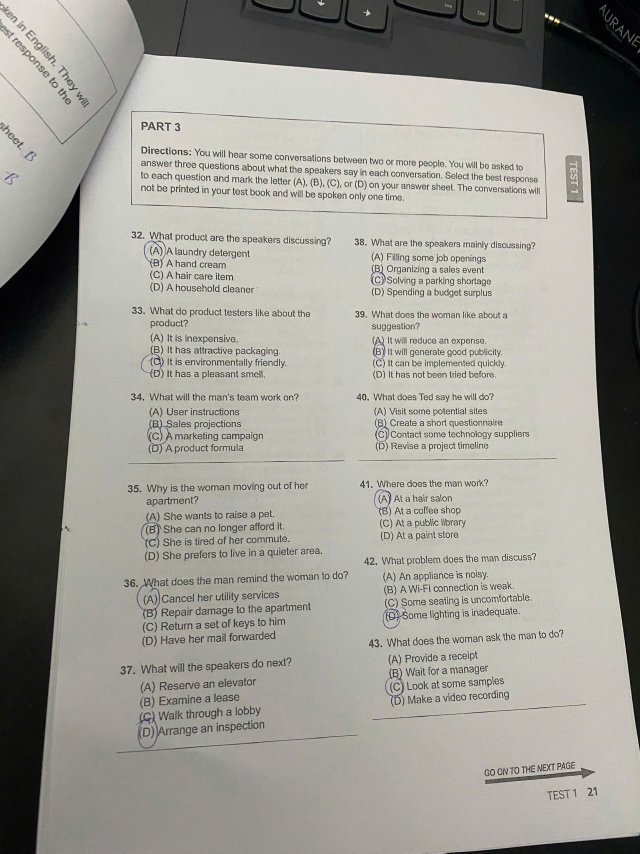
#> input picture test_image.jpg, 1920 x 2560 px (shown at 1/3 size)
$ python -i document_detector.py   (imports and definitions only)   (older library calls are emulated)
#> lines starting #> are read from the running program, lines starting #| are printed output that depends on the picture; after the words box and inside, x2 and y2 are one past the last pixel; in counts of white or black regions, pixels touching at a corner belong together
#> further down, picture is the input picture: shape (2560, 1920, 3); mean B, G, R 147.6, 154.3, 155.1
from __future__ import annotations

from typing import Callable

import cv2
import numpy as np


def order_points(points: np.ndarray) -> np.ndarray:
    """
    Sắp xếp 4 điểm theo thứ tự:
    top-left, top-right, bottom-right, bottom-left.
    """

    if points.shape != (4, 2):
        raise ValueError(
            "order_points yêu cầu đúng 4 điểm."
        )

    points = points.astype(np.float32)

    if not np.isfinite(points).all() or len(np.unique(points, axis=0)) != 4:
        raise ValueError("Bốn góc tài liệu phải khác nhau và có tọa độ hợp lệ.")
    # Sắp góc quanh tâm để tránh chọn trùng góc khi giấy nghiêng.
    center = points.mean(axis=0)
    angles = np.arctan2(points[:, 1] - center[1], points[:, 0] - center[0])
    ordered = points[np.argsort(angles)]
    if not cv2.isContourConvex(ordered):
        raise ValueError("Bốn góc phải tạo thành tứ giác lồi.")
    # Choose the upper edge, not the smallest independent x+y extremum.
    # In an oblique portrait photo the lower-left corner can have a smaller
    # x+y than the upper-left, which would rotate the scan by 90 degrees.
    edge_mid_y = (ordered[:, 1] + np.roll(ordered[:, 1], -1)) / 2
    start = np.lexsort((ordered[:, 0], ordered[:, 1], edge_mid_y))[0]
    ordered = np.roll(ordered, -int(start), axis=0)

    return ordered


# [342 lines left out: functions prepare_edges, find_document_from_edges, find_document_from_hough, score_document_corners, not called in this run]


def _paper_boundary_contrast(gray: np.ndarray, corners: np.ndarray) -> int:
    """Count sides separating the paper from its surroundings, not printed lines."""
    center = corners.mean(axis=0)
    distance = max(2.0, float(np.hypot(*gray.shape)) * 0.008)
    supported = 0
    for a, b in zip(corners, np.roll(corners, -1, axis=0)):
        side = b - a
        normal = np.array([-side[1], side[0]], np.float32)
        length = float(np.linalg.norm(normal))
        if length == 0:
            continue
        normal /= length
        if np.dot(center - (a + b) / 2, normal) < 0:
            normal = -normal
        samples = np.linspace(a, b, 24)[3:-3]
        inside = np.rint(samples + normal * distance).astype(np.int32)
        outside = np.rint(samples - normal * distance).astype(np.int32)
        valid = ((inside[:, 0] >= 0) & (inside[:, 0] < gray.shape[1])
                 & (inside[:, 1] >= 0) & (inside[:, 1] < gray.shape[0])
                 & (outside[:, 0] >= 0) & (outside[:, 0] < gray.shape[1])
                 & (outside[:, 1] >= 0) & (outside[:, 1] < gray.shape[0]))
        if np.count_nonzero(valid) < 6:
            continue
        inside, outside = inside[valid], outside[valid]
        contrast = gray[inside[:, 1], inside[:, 0]].astype(np.float32) - gray[outside[:, 1], outside[:, 0]]
        if float(np.median(contrast)) > 4:
            supported += 1
    return supported


def find_document_from_brightness(
    image: np.ndarray,
    min_area_ratio: float = 0.10,
) -> np.ndarray | None:
    """Find the outer paper quadrilateral while retaining perspective.

    Otsu can merge pale paper with a pale desk. Additional brightness levels
    separate those surfaces. A rotated rectangle must not replace a trapezoid.
    """
#> called with min_area_ratio = 0.1
    if image is None or image.ndim != 3 or min(image.shape[:2]) < 3:
        return None
    height, width = image.shape[:2]
#> height = 2560; width = 1920
    gray = cv2.cvtColor(image, cv2.COLOR_BGR2GRAY)
    gray = cv2.GaussianBlur(gray, (5, 5), 0)
    if float(np.percentile(gray, 95)) < 80:
        return None
    otsu, _ = cv2.threshold(gray, 0, 255, cv2.THRESH_BINARY + cv2.THRESH_OTSU)
#> otsu = 112
    levels = sorted({int(otsu), *(max(0, int(value) - 1)
                    for value in np.percentile(gray, [55, 70, 85, 95]))})
#> levels = [112, 182, 195, 203, 210]
    kernel = cv2.getStructuringElement(cv2.MORPH_RECT, (5, 5))
    best = None
    best_score = -1.0
    image_area = float(height * width)
#> image_area = 4915200
    for level in levels:
        _, binary = cv2.threshold(gray, level, 255, cv2.THRESH_BINARY)
        binary = cv2.morphologyEx(binary, cv2.MORPH_CLOSE, kernel, iterations=2)
        contours, _ = cv2.findContours(binary, cv2.RETR_EXTERNAL, cv2.CHAIN_APPROX_SIMPLE)
        for contour in sorted(contours, key=cv2.contourArea, reverse=True)[:12]:
            area = float(cv2.contourArea(contour))
            if not min_area_ratio <= area / image_area <= 0.985:
                continue
            hull = cv2.convexHull(contour)
            perimeter = cv2.arcLength(hull, True)
            for epsilon in (0.01, 0.015, 0.02, 0.03, 0.04, 0.05):
                quad = cv2.approxPolyDP(hull, epsilon * perimeter, True)
                if len(quad) != 4 or not cv2.isContourConvex(quad):
                    continue
                corners = order_points(quad.reshape(4, 2))
                quad_area = float(cv2.contourArea(corners))
                if quad_area <= 0 or min(area, quad_area) / max(area, quad_area) < 0.85:
                    continue
                supported_sides = _paper_boundary_contrast(gray, corners)
                if supported_sides < 3:
                    continue
                center_distance = float(np.linalg.norm(corners.mean(axis=0) - [width / 2, height / 2]))
                score = 0.8 * quad_area / image_area + 0.2 * (1 - center_distance / np.hypot(width, height))
                if score > best_score:
                    best_score, best = score, corners
                break
#> this loop made 5 passes
#> level on passes 1 to 4: 112, 182, 195, 203
#> level on pass 5: 210
#> pass 1, in find_document_from_brightness, `_, binary = cv2.threshold(gray, level, 255, cv2.THRESH_BINARY)`:
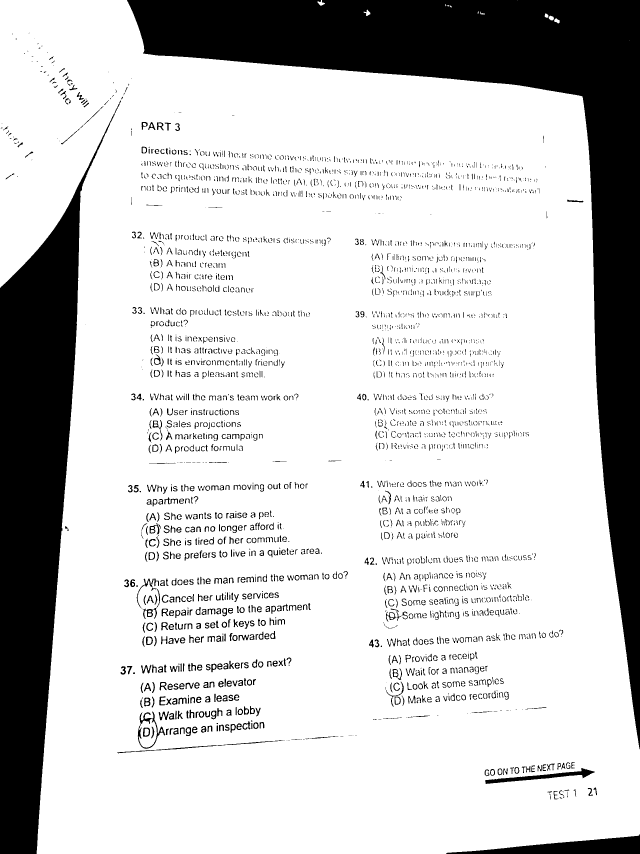
#> binary: shape (2560, 1920) (shown at 1/3 size); 79.2% white; 3223 black regions (1356 under 20 px), largest, box (x1, y1, x2, y2) and area: (381, 0, 1920, 2248) 543247, (0, 301, 363, 2560) 329482, (1339, 2503, 1920, 2560) 15558
#> pass 1, in find_document_from_brightness, `binary = cv2.morphologyEx(binary, cv2.MORPH_CLOSE, kernel, iterations=2)`:
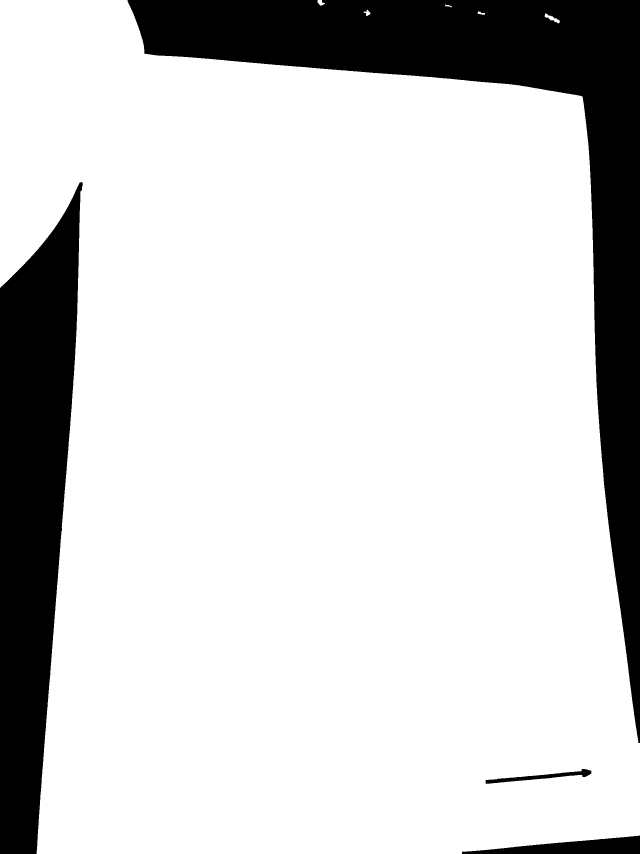
#> binary: shape (2560, 1920) (shown at 1/3 size); 81.9% white; 4 black regions, box (x1, y1, x2, y2) and area: (383, 0, 1920, 2229) 542975, (0, 547, 248, 2560) 328156, (1386, 2507, 1920, 2560) 15411, (1457, 2307, 1774, 2351) 3806
#> pass 2, in find_document_from_brightness, `_, binary = cv2.threshold(gray, level, 255, cv2.THRESH_BINARY)`:
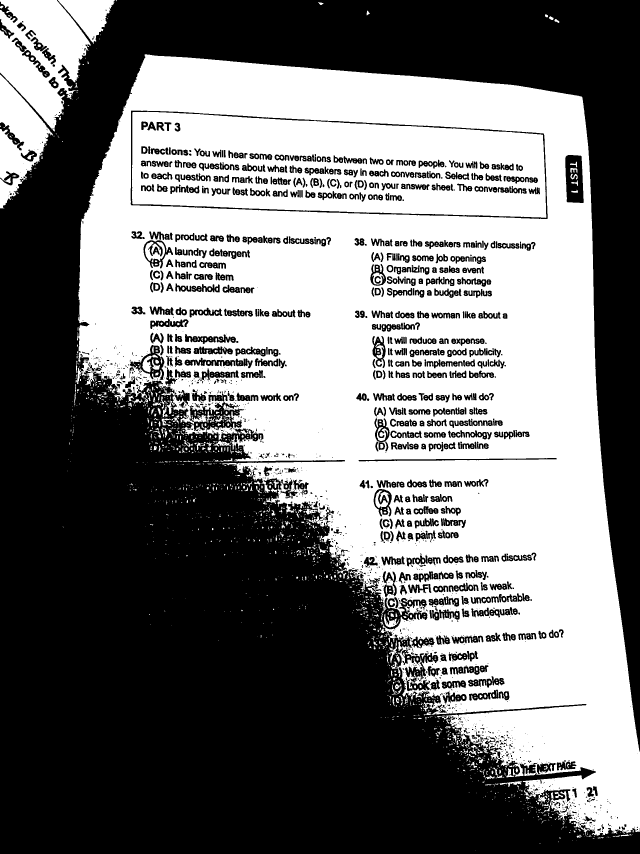
#> binary: shape (2560, 1920) (shown at 1/3 size); 45.4% white; 2514 white regions (1844 under 20 px), largest, box (x1, y1, x2, y2) and area: (227, 163, 1920, 2507) 1797119, (396, 335, 1639, 654) 277988, (0, 0, 272, 395) 61787
#> pass 2, in find_document_from_brightness, `binary = cv2.morphologyEx(binary, cv2.MORPH_CLOSE, kernel, iterations=2)`:
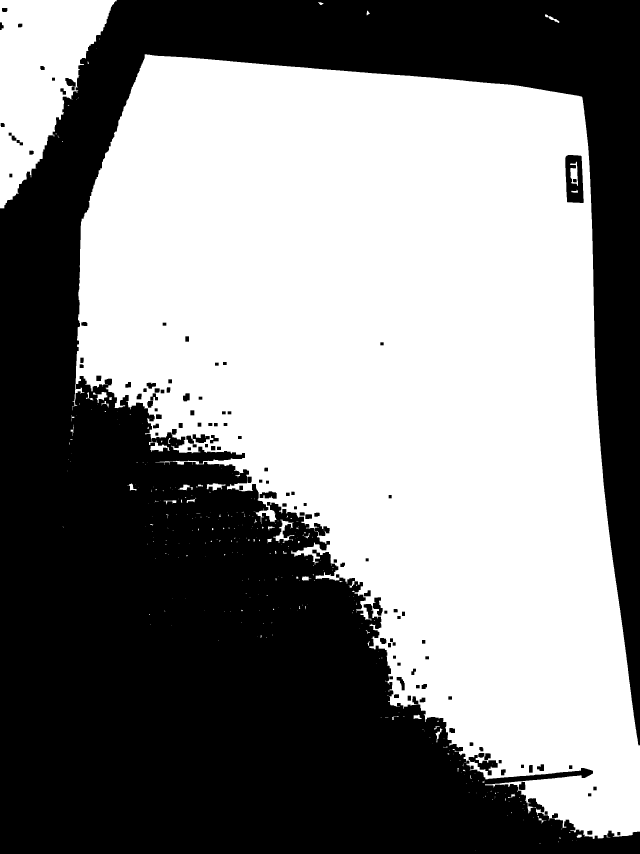
#> binary: shape (2560, 1920) (shown at 1/3 size); 52.6% white; 119 black regions, largest, box (x1, y1, x2, y2) and area: (0, 0, 1920, 2560) 2299649, (1696, 465, 1751, 609) 5875, (1406, 2265, 1493, 2326) 1946
#> after the loop:
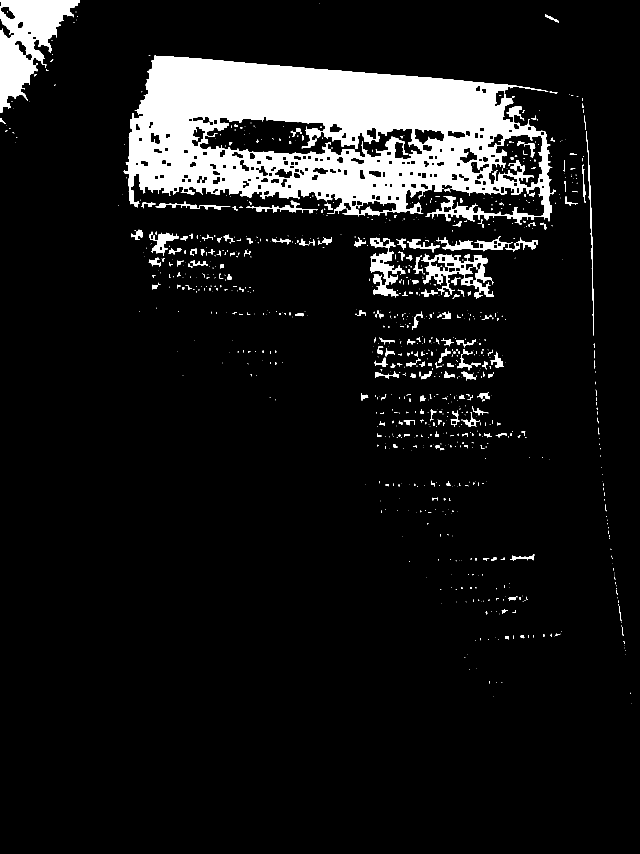
#> binary: shape (2560, 1920) (shown at 1/3 size); 9.1% white; 961 white regions (693 under 20 px), largest, box (x1, y1, x2, y2) and area: (371, 167, 1668, 673) 354008, (0, 0, 240, 338) 37297, (1264, 761, 1482, 891) 8877
#> after the loop, best = [[436, 163], [1746, 292], [1919, 2279], [289, 847]]; best_score = 0.492
    if best is not None:
        return best
    # Already-scanned pages can fill the photo. Preserve their whole contents
    # instead of mistaking a printed table inside the page for the paper border.
    # A scanned page may contain shadows and large printed screenshots. A
    # single high brightness cutoff rejects these pages and lets an internal
    # table become the crop. Check spatial coverage as well as brightness.
    paper_reference = float(np.percentile(gray, 90))
    paper_level = max(100.0, paper_reference - 60)
    patch = max(2, min(height, width) // 25)
    corner_patches = (gray[:patch, :patch], gray[:patch, -patch:],
                      gray[-patch:, :patch], gray[-patch:, -patch:])
    corner_levels = np.array([np.median(region) for region in corner_patches])
    tiles = [tile for row in np.array_split(gray, 4)
             for tile in np.array_split(row, 4, axis=1)]
    if (paper_reference >= 160 and np.mean(gray >= paper_level) > 0.70
            and sum(float(np.median(tile)) >= paper_level for tile in tiles) >= 12
            and np.count_nonzero(corner_levels >= paper_level) >= 3
            and float(corner_levels.min()) >= paper_level - 20):
        return np.float32([[0, 0], [width - 1, 0], [width - 1, height - 1], [0, height - 1]])
    return None


# [369 lines left out: functions refine_document_region, _surface_maps, _surface_quality, find_supported_surface, _enclosing_paper, detect_document and 1 more, not called in this run]

>>> import cv2
>>> picture = cv2.imread('../test_image.jpg')
>>> result = find_document_from_brightness(picture)
#> result has the same summary as best in find_document_from_brightness
